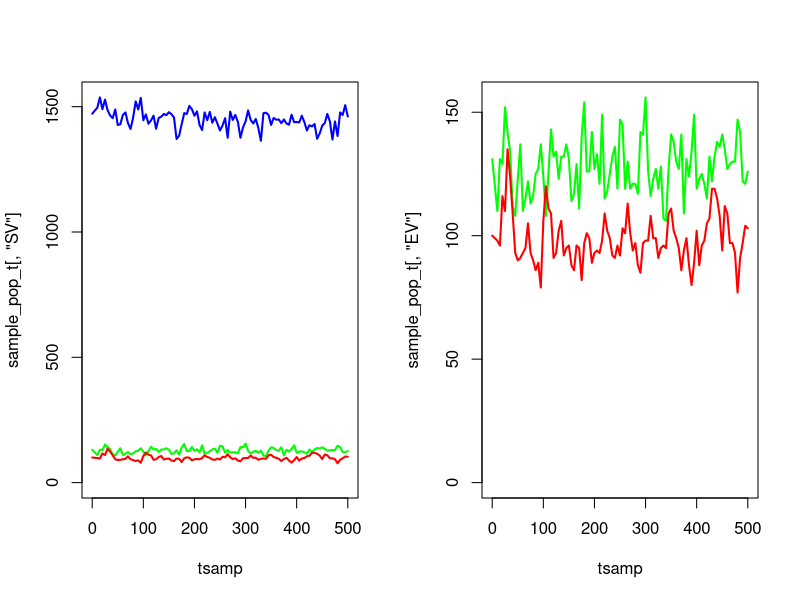

Reproduce this figure in R. (Note: a time limit stopped this script after it produced the figure.)
################################################################################
#   Exponential distribution of EIP
#   Deterministic Model
################################################################################

rm(list=ls());gc()

# make a single node
make_node <- function(){

  node <- list()

  # new eggs are generated from a conditionally independent Poisson process
  node$EL_new <- 0
  storage.mode(node$EL_new) <- "integer"

  # probabilities & transitions for early-stage instars (names are destinations of jumps)
  node$EL_probs <- rep(0,3)
  node$EL_probs <- setNames(node$EL_probs,c("EL","D","LL"))
  node$EL_transitions <- rep(0,3)
  node$EL_transitions <- setNames(node$EL_transitions,c("EL","D","LL"))
  storage.mode(node$EL_transitions) <- "integer"

  # probabilities & transitions for late-stage instars
  node$LL_probs <- rep(0,3)
  node$LL_probs <- setNames(node$LL_probs,c("LL","D","PL"))
  node$LL_transitions <- rep(0,3)
  node$LL_transitions <- setNames(node$LL_transitions,c("LL","D","PL"))
  storage.mode(node$LL_transitions) <- "integer"

  # probabilities & transitions for pupae
  node$PL_probs <- rep(0,4)
  node$PL_probs <- setNames(node$PL_probs,c("PL","D","SV_F","SV_M"))
  node$PL_transitions <- rep(0,4)
  node$PL_transitions <- setNames(node$PL_transitions,c("PL","D","SV_F","SV_M"))
  storage.mode(node$PL_transitions) <- "integer"

  # probabilities & transitions for susceptible vectors
  node$SV_probs <- rep(0,3)
  node$SV_probs <- setNames(node$SV_probs,c("SV","D","EV"))
  node$SV_transitions <- rep(0,3)
  node$SV_transitions <- setNames(node$SV_transitions,c("SV","D","EV"))
  storage.mode(node$SV_transitions) <- "integer"

  # probabilities & transitions for incubating vectors
  node$EV_probs <- rep(0,3)
  node$EV_probs <- setNames(node$EV_probs,c("EV","D","IV"))
  node$EV_transitions <- rep(0,3)
  node$EV_transitions <- setNames(node$EV_transitions,c("EV","D","IV"))
  storage.mode(node$EV_transitions) <- "integer"

  # probabilities & transitions for infectious vectors
  node$IV_probs <- rep(0,2)
  node$IV_probs <- setNames(node$IV_probs,c("IV","D"))
  node$IV_transitions <- rep(0,2)
  node$IV_transitions <- setNames(node$IV_transitions,c("IV","D"))
  storage.mode(node$IV_transitions) <- "integer"

  # state space
  node$EL <- 0L
  node$LL <- 0L
  node$PL <- 0L
  node$SV <- 0L
  node$EV <- 0L
  node$IV <- 0L

  list2env(node,hash=TRUE)
}

# execute an Euler-step for the model
# rates -> probabilities are defined by discretisation of the underlying
# CTMC system (competing hazards)
euler_step <- function(node,pars,tnow,dt){
  with(pars,{

    ########################################
    # INTERVENTION-DEPENDENT PARAMETERS
    ########################################

    delta <- 1/(tau1+tau2) # Inverse of gonotrophic cycle without ITNs/IRS
    e_ov <- beta*(exp(muV/delta)-1)/muV # Number of eggs per oviposition per mosquito

    ## Derived parameters which depend on intervention status:
    if(tnow > pars$time_ITN_on){
      ITNcov_t <- pars$ITNcov
    } else {
      ITNcov_t <- 0
    }
    if(tnow > pars$time_IRS_on){
      IRScov_t <- pars$IRScov
    } else {
      IRScov_t <- 0
    }

    # zCom: Probability of a mosquito being repelled from an ITN or IRS-treated house:
    c0 <- 1 - ITNcov_t - IRScov_t + ITNcov_t*IRScov_t
    cITN <- ITNcov_t - ITNcov_t*IRScov_t
    cIRS <- IRScov_t - ITNcov_t*IRScov_t
    cCom <- ITNcov_t*IRScov_t
    rCom <- rIRS + (1-rIRS)*rITN
    sCom  <- (1-rIRS)*sITN*sIRS
    zCom <- Q0*cITN*phiB*rITN + Q0*cIRS*phiI*rIRS + Q0*cCom*(phiI-phiB)*rIRS + Q0*cCom*phiB*rCom

    # deltaCom: Inverse of gonotrophic cycle length with ITNs & IRS:
    deltaCom <- 1/(tau1/(1-zCom) + tau2)

    # wCom: Probability that a surviving mosquito succeeds in feeding during a single attempt:
    wCom <- 1 - Q0 + Q0*c0 + Q0*cITN*(1-phiB+phiB*sITN) + Q0*cIRS*(1-phiI+phiI*sIRS) + Q0*cCom*((phiI-phiB)*sIRS + 1-phiI + phiB*sCom)

    # muVCom: Female mosquito death rate in presence of ITNs & IRS:
    p10 <- exp(-muV*tau1)
    p1Com <- p10*wCom/(1 - zCom*p10)
    p2 <- exp(-muV*tau2)
    pCom <- (p1Com*p2)^deltaCom
    muVCom <- -log(pCom)

    # betaCom: Eggs laid per day by female mosquitoes in presence of ITNs & IRS:
    betaCom <- e_ov*muVCom/(exp(muVCom/deltaCom) - 1)

    ########################################
    # EARLY-STAGE LARVAL INSTARS (EL)
    ########################################

    # inbound oviposition to EL
    NV <- sum(node$SV,node$EV,node$IV)
    node$EL_new <- rpois(n = 1,lambda = betaCom*NV*dt)

    # instantaneous hazards for EL
    haz_EL_mort <- muEL*(1 + ((node$EL+node$LL)/K))
    haz_EL_2LL <- 1/durEL

    # jump probabilities
    node$EL_probs[["EL"]] <- exp(-(haz_EL_mort + haz_EL_2LL)*dt)
    node$EL_probs[["D"]] <- (1 - node$EL_probs[["EL"]])*(haz_EL_mort / (haz_EL_mort + haz_EL_2LL)) # death
    node$EL_probs[["LL"]] <- (1 - node$EL_probs[["EL"]])*(haz_EL_2LL / (haz_EL_mort + haz_EL_2LL)) # to late-instar

    # jump sizes
    node$EL_transitions[c("EL","D","LL")] <- as.vector(rmultinom(n=1,size=node$EL,prob=node$EL_probs))

    ########################################
    # LATE-STAGE LARVAL INSTARS (LL)
    ########################################

    # instantaneous hazards for LL
    haz_LL_mort <- muLL*(1 + gamma*((node$EL+node$LL)/K))
    haz_LL_2PL <- 1/durLL

    # jump probabilities
    node$LL_probs[["LL"]] <- exp(-(haz_LL_mort + haz_LL_2PL)*dt)
    node$LL_probs[["D"]] <- (1 - node$LL_probs[["LL"]])*(haz_LL_mort / (haz_LL_mort + haz_LL_2PL)) # death
    node$LL_probs[["PL"]] <- (1 - node$LL_probs[["LL"]])*(haz_LL_2PL / (haz_LL_mort + haz_LL_2PL)) # to pupae

    # jump sizes
    node$LL_transitions[c("LL","D","PL")] <- as.vector(rmultinom(n=1,size=node$LL,prob=node$LL_probs))

    ########################################
    # PUPAE (PL)
    ########################################

    # instantaneous hazards for PL
    haz_PL_mort <- muPL
    haz_PL_2SV_F <- (1/durPL)*0.5
    haz_PL_2SV_M <- (1/durPL)*0.5

    # jump probabilities
    node$PL_probs[["PL"]] <- exp(-(haz_PL_mort + haz_PL_2SV_F + haz_PL_2SV_M)*dt)
    node$PL_probs[["D"]] <- (1 - node$PL_probs[["PL"]])*(haz_PL_mort / (haz_PL_mort + haz_PL_2SV_F + haz_PL_2SV_M)) # death
    node$PL_probs[["SV_F"]] <- (1 - node$PL_probs[["PL"]])*(haz_PL_2SV_F / (haz_PL_mort + haz_PL_2SV_F + haz_PL_2SV_M)) # to susceptible female
    node$PL_probs[["SV_M"]] <- (1 - node$PL_probs[["PL"]])*(haz_PL_2SV_M / (haz_PL_mort + haz_PL_2SV_F + haz_PL_2SV_M)) # to susceptible males

    # jump sizes
    node$PL_transitions[c("PL","D","SV_F","SV_M")] <- as.vector(rmultinom(n=1,size=node$PL,prob=node$PL_probs))

    ########################################
    # SUSCEPTIBLE VECTORS (SV)
    ########################################

    # instantaneous hazards for SV
    haz_SV_mort <-  muVCom
    haz_SV_inf <- lambdaV

    # jump probabilities
    node$SV_probs[["SV"]] <- exp(-(haz_SV_mort + haz_SV_inf)*dt)
    node$SV_probs[["D"]] <- (1 - node$SV_probs[["SV"]])*(haz_SV_mort / (haz_SV_mort + haz_SV_inf)) # death
    node$SV_probs[["EV"]] <- (1 - node$SV_probs[["SV"]])*(haz_SV_inf / (haz_SV_mort + haz_SV_inf)) # to incubating

    # jump sizes
    node$SV_transitions[c("SV","D","EV")] <- as.vector(rmultinom(n=1,size=node$SV,prob=node$SV_probs))

    ########################################
    # INCUBATING VECTORS (EV)
    ########################################

    # instantaneous hazards for EV
    haz_EV_mort <-  muVCom
    haz_EV_inc <- 1/durEV

    # jump probabilities
    node$EV_probs[["EV"]] <- exp(-(haz_EV_mort + haz_EV_inc)*dt)
    node$EV_probs[["D"]] <- (1 - node$EV_probs[["EV"]])*(haz_EV_mort / (haz_EV_mort + haz_EV_inc)) # death
    node$EV_probs[["IV"]] <- (1 - node$EV_probs[["EV"]])*(haz_EV_inc / (haz_EV_mort + haz_EV_inc)) # to infectious

    # jump sizes
    node$EV_transitions[c("EV","D","IV")] <- as.vector(rmultinom(n=1,size=node$EV,prob=node$EV_probs))

    ########################################
    # INFECTIOUS VECTORS (IV)
    ########################################

    # instantaneous hazards for IV
    haz_IV_mort <- muVCom

    # jump probabilities
    node$IV_probs[["IV"]] <- exp(-haz_IV_mort*dt)
    node$IV_probs[["D"]] <- (1 - node$IV_probs[["IV"]])

    # jump sizes
    node$IV_transitions[c("IV","D")] <- as.vector(rmultinom(n=1,size=node$IV,prob=node$IV_probs))

    ########################################
    # UPDATE POPULATION
    ########################################

    node$EL <- node$EL_transitions[["EL"]] + node$EL_new
    node$LL <- node$LL_transitions[["LL"]] + node$EL_transitions[["LL"]]
    node$PL <- node$PL_transitions[["PL"]] + node$LL_transitions[["PL"]]
    node$SV <- node$SV_transitions[["SV"]] + node$PL_transitions[["SV_F"]]
    node$EV <- node$EV_transitions[["EV"]] + node$SV_transitions[["EV"]]
    node$IV <- node$IV_transitions[["IV"]] + node$EV_transitions[["IV"]]

  })
}

## Model parameters:
theta <- list(
	## Mosquito life cycle parameters:
	beta = 21.19, # Number of eggs laid per day by female mosquito
	muEL = 0.034, # Early larval instar daily mortality
	muLL = 0.035, # Late larval instar daily mortality
	muPL = 0.25, # Pupal daily mortality
	durEL = 6.64, # Duration of early instar stage
	durLL = 3.72, # Duration of late instar stage
	durPL = 0.64, # Duration of pupal stage
	durEV = 10, # Duration of latent period in mosquito (days)
	gamma = 13.25, # Effect of density-dependence on late instars relative to early instars
	tau1 = 0.68, # Time spent foraging for a blood meal at 0% ITN coverage
	tau2 = 2.32, # Time spent resting and ovipositing by a mosquito

	## Intervention parameters (variable):
	ITNcov = 0.5, # ITN coverage
	IRScov = 0, # IRS coverave
	time_ITN_on = 1e3, # When ITNs are applied (days)
	time_IRS_on = 1e3, # When IRS is applied (days)

	## Species-specific parameters:
	## An. gambiae:
	muV = 1/7.6, # Adult mosquito daily mortality
	Q0 = 0.92, # Human blood index
	phiB = 0.89, # Proportion of bites on a person while they are in bed
	phiI = 0.97, # Proportion of bites on a person while they are indoors
	rITN = 0.56, # Probability of mosquito repeating a feeding attempt due to IRS
	sITN = 0.03, # Probability of mosquito feeding and surviving in presence of ITNs
	rIRS = 0.60, # Probability of mosquito repeating a feeding attempt due to IRS
	sIRS = 0, # Probability of mosquito feeding and surviving in presence of IRS

	## An. arabiensis:
	# muV = 1/7.6, # Adult mosquito daily mortality
	# Q0 = 0.71, # Human blood index
	# phiB = 0.90, # Proportion of bites on a person while they are in bed
	# phiI = 0.96, # Proportion of bites on a person while they are indoors
	# rITN = 0.48, # Probability of mosquito repeating a feeding attempt due to IRS
	# sITN = 0.39, # Probability of mosquito feeding and surviving in presence of ITNs
	# rIRS = 0.60, # Probability of mosquito repeating a feeding attempt due to IRS
	# sIRS = 0, # Probability of mosquito feeding and surviving in presence of IRS

	## An. funestus:
	# muV = 1/8.9, # Adult mosquito daily mortality
	# Q0 = 0.94, # Human blood index
	# phiB = 0.90, # Proportion of bites on a person while they are in bed
	# phiI = 0.98, # Proportion of bites on a person while they are indoors
	# rITN = 0.56, # Probability of mosquito repeating a feeding attempt due to IRS
	# sITN = 0.03, # Probability of mosquito feeding and surviving in presence of ITNs
	# rIRS = 0.63, # Probability of mosquito repeating a feeding attempt due to IRS
	# sIRS = 0, # Probability of mosquito feeding and surviving in presence of IRS

	## Additional transmission parameters:
	f0 = 1/3, # Daily biting rate by mosquitoes on animals and humans
	epsilon0 = 10/365, # Daily entomological inolculation rate
	iH_eq = 0.45, # Equilibrium malaria prevalence in humans
	NH_eq = 200, # Equilibrium human population size
	bV = 0.15 # Probability of transmission from human to vector per infectious bite
)

with(theta,{

  a0 <<- Q0*f0 # Human biting rate at equilibrium
  lambdaV <<- a0*iH_eq*bV # Force of infection in mosquitoes at equilibrium

  IV_eq <<- 100
  EV_eq <<- durEV*IV_eq*muV
  SV_eq <<- ((durEV*IV_eq*muV) + ((durEV^2)*IV_eq*(muV^2))) / (durEV*lambdaV)
  NV_eq <<- IV_eq + EV_eq + SV_eq

  omega_1 <<- -0.5 * ( (gamma*(muLL/muEL)) - (durEL/durLL) + ((gamma-1)*muLL*durEL) )
  omega_2 <<- sqrt(
    (0.25 * (( (gamma*(muLL/muEL)) - (durEL/durLL) + ((gamma-1)*muLL*durEL) )^2)) + (gamma * ((beta*muLL*durEL) / (2*muEL*muV*durLL*(1 + (durPL*muPL)))) )
  )
  omega <<- omega_1 + omega_2

  PL_eq <<- 2*durPL*muV*NV_eq
  LL_eq <<- 2*muV*durLL*(1 + (durPL*muPL))*NV_eq
  EL_eq <<- 2*omega*muV*durLL*(1 + (durPL*muPL))*NV_eq

  K <<- (NV_eq*2*durLL*muV*(1 + (durPL*muPL))*gamma*(omega+1)) / ((omega/(muLL*durEL)) - (1/(muLL*durLL)) - 1)
})


# # equilibrium solutions
# with(theta,{
#
#   ## Derived parameters:
#   # NV <<- SV + EV + IV # Total mosquito population size
#   delta <<- 1/(tau1+tau2) # Inverse of gonotrophic cycle without ITNs/IRS
#   e_ov <<- beta*(exp(muV/delta)-1)/muV # Number of eggs per oviposition per mosquito
#   b_omega <<- gamma*muLL/muEL - durEL/durLL + (gamma-1)*muLL*durEL
#   omega <<- -0.5*b_omega + sqrt(0.25*b_omega^2 + gamma*beta*muLL*durEL/(2*muEL*muV*durLL*(1+durPL*muPL)))
#
#   a0 <<- Q0*f0 # Human biting rate at equilibrium
#
#   lambdaV <<- a0*iH_eq*bV # Force of infection in mosquitoes at equilibrium
#
#
#   iV_eq <<- lambdaV*exp(-muV*durEV)/(lambdaV + muV)
#   sV_eq <<- iV_eq*muV/(lambdaV*exp(-muV*durEV))
#   eV_eq <<- 1 - sV_eq - iV_eq
#
#   NV_eq <<- epsilon0*NH_eq/(iV_eq*a0)
#
#   EL_eq <<- 2*omega*muV*durLL*(1 + muPL*durPL)*NV_eq
#   LL_eq <<- 2*muV*durLL*(1 + muPL*durPL)*NV_eq
#   PL_eq <<- 2*muV*durPL*NV_eq
#
#   SV_eq <<- sV_eq*NV_eq
#   EV_eq <<- eV_eq*NV_eq
#   IV_eq <<- iV_eq*NV_eq
#
#   K <<- 2*NV_eq*muV*durLL*(1 + muPL*durPL)*gamma*(omega+1)/(omega/(muLL*durEL) - 1/(muLL*durLL) - 1) # Larval carrying capacity
#
# })

theta1 <- c(theta,K=K,lambdaV=lambdaV)

node <- make_node()
node$EL <- as.integer(EL_eq)
node$LL <- as.integer(LL_eq)
node$PL <- as.integer(PL_eq)
node$SV <- as.integer(SV_eq)
node$EV <- as.integer(EV_eq)
node$IV <- as.integer(IV_eq)

tmax <- 500
dt <- 0.05
time <- seq(from=1,to=tmax,by=dt)

# sampling grid
sample_grid <- tsamp <- c(0,seq(from=10,to = tmax,by = 5))
sample_pop <- matrix(0,nrow=6,ncol=length(sample_grid),dimnames=list(c("EL","LL","PL","SV","EV","IV"),paste0(sample_grid)))

sample_pop["EL",1] <- node$EL
sample_pop["LL",1] <- node$LL
sample_pop["PL",1] <- node$PL
sample_pop["SV",1] <- node$SV
sample_pop["EV",1] <- node$EV
sample_pop["IV",1] <- node$IV
sample_grid <- sample_grid[-1]

# run simulation
pb <- txtProgressBar(min = 1,max = length(time))
for(t in 1:length(time)){

  # euler step
  euler_step(node = node,pars = theta1,tnow = time[t],dt = dt)

  # sample the population (done at the very end of the time-step, because its not part of the dynamics)
  if(time[t] == sample_grid[1]){

    sample_pop["EL",as.character(sample_grid[1])] <- node$EL
    sample_pop["LL",as.character(sample_grid[1])] <- node$LL
    sample_pop["PL",as.character(sample_grid[1])] <- node$PL
    sample_pop["SV",as.character(sample_grid[1])] <- node$SV
    sample_pop["EV",as.character(sample_grid[1])] <- node$EV
    sample_pop["IV",as.character(sample_grid[1])] <- node$IV
    sample_grid <- sample_grid[-1]

  }
  setTxtProgressBar(pb = pb,value = t)
}

sample_pop_t <- t(sample_pop)
par(mfrow=c(1,2))
ylim <- max(sample_pop_t[,4:6])
plot(x = tsamp,y = sample_pop_t[,"SV"],col="blue",lwd=2,ylim=c(0,ylim),type="l")
lines(x = tsamp,y = sample_pop_t[,"EV"],col="green",lwd=2)
lines(x = tsamp,y = sample_pop_t[,"IV"],col="red",lwd=2)

ylim <- max(sample_pop_t[,5:6])
plot(x = tsamp,y = sample_pop_t[,"EV"],col="green",lwd=2,ylim=c(0,ylim),type="l")
lines(x = tsamp,y = sample_pop_t[,"IV"],col="red",lwd=2)
par(mfrow=c(1,1))

tail(sample_pop_t)
mean(sample_pop_t[,"IV"])



################################################################################
# run ensemble of simulations
################################################################################

nruns <- 100
tmax <- 500
dt <- 0.05
time <- seq(from=1,to=tmax,by=dt)

# sampling grid
tsamp <- c(0,seq(from=10,to = tmax,by = 5))
sample_pop <- array(0,dim=c(6,length(tsamp),nruns),dimnames=list(c("EL","LL","PL","SV","EV","IV"),paste0(tsamp),paste0(1:nruns)))


pb <- txtProgressBar(min = 1,max = nruns)
for(i in 1:nruns){

  sample_grid <- tsamp

  # make the node
  node <- make_node()
  node$EL <- as.integer(EL_eq)
  node$LL <- as.integer(LL_eq)
  node$PL <- as.integer(PL_eq)
  node$SV <- as.integer(SV_eq)
  node$EV <- as.integer(EV_eq)
  node$IV <- as.integer(IV_eq)

  # record output
  sample_pop["EL",1,i] <- node$EL
  sample_pop["LL",1,i] <- node$LL
  sample_pop["PL",1,i] <- node$PL
  sample_pop["SV",1,i] <- node$SV
  sample_pop["EV",1,i] <- node$EV
  sample_pop["IV",1,i] <- node$IV
  sample_grid <- sample_grid[-1]

  for(t in 1:length(time)){

    # euler step
    euler_step(node = node,pars = theta1,tnow = time[t],dt = dt)

    # sample the population (done at the very end of the time-step, because its not part of the dynamics)
    if(time[t] == sample_grid[1]){

      sample_pop["EL",as.character(sample_grid[1]),i] <- node$EL
      sample_pop["LL",as.character(sample_grid[1]),i] <- node$LL
      sample_pop["PL",as.character(sample_grid[1]),i] <- node$PL
      sample_pop["SV",as.character(sample_grid[1]),i] <- node$SV
      sample_pop["EV",as.character(sample_grid[1]),i] <- node$EV
      sample_pop["IV",as.character(sample_grid[1]),i] <- node$IV
      sample_grid <- sample_grid[-1]

    }
  }
  
  setTxtProgressBar(pb,i)
}

# mean_E <- colMeans(sample_pop["EL",,])
# mean_L <- colMeans(sample_pop["LL",,])
# mean_P <- colMeans(sample_pop["PL",,])

mean_pops <- apply(X = sample_pop,MARGIN = c(1,2),FUN = mean)

mean_SV <- colMeans(sample_pop["SV",,])
mean_EV <- colMeans(sample_pop["EV",,])
mean_IV <- colMeans(sample_pop["IV",,])

quant_SV <- apply(X = sample_pop["SV",,],MARGIN = 2,FUN = function(x){
  quantile(x,probs = c(0.05,0.95))
})
quant_EV <- apply(X = sample_pop["EV",,],MARGIN = 2,FUN = function(x){
  quantile(x,probs = c(0.05,0.95))
})
quant_IV <- apply(X = sample_pop["IV",,],MARGIN = 2,FUN = function(x){
  quantile(x,probs = c(0.05,0.95))
})

plot_datEV <- data.frame(time=tsamp,EV=mean_EV,EV_l=quant_EV[1,],EV_h=quant_EV[2,])
plot_datIV <- data.frame(time=tsamp,IV=mean_IV,IV_l=quant_IV[1,],IV_h=quant_IV[2,])

library(ggplot2)

ggplot() +
  geom_line(data=plot_datEV,aes(x=time,y=EV),color="steelblue") +
  geom_ribbon(data=plot_datEV,aes(x=time,ymin=EV_l,ymax=EV_h),alpha=0.35,fill="steelblue") +
  geom_line(data=plot_datIV,aes(x=time,y=IV),color="firebrick3") +
  geom_ribbon(data=plot_datIV,aes(x=time,ymin=IV_l,ymax=IV_h),alpha=0.35,fill="firebrick3") +
  theme_bw()
